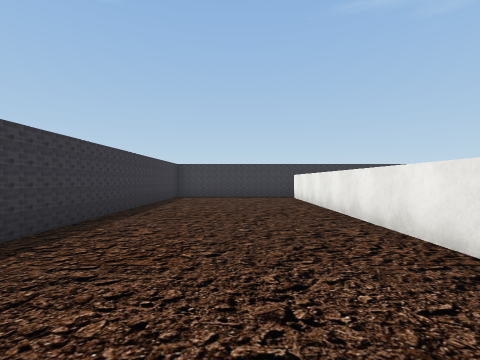
View 1 (above)

24 first-person views from a walk through a 3-D level made in the Unity game engine. The camera is 1.5 m above the floor, looks level and sees 85° across. The floor is counted in squares, 2.4 m on a side. Each view is taken from the middle of a square. On the plan, view 1 faces up. The plan holds only what a view shows up to about 9 squares ahead; the rest is blank. The place goes on beyond the plan. The player character is not drawn. Some surface patterns are stand-ins.

View 2
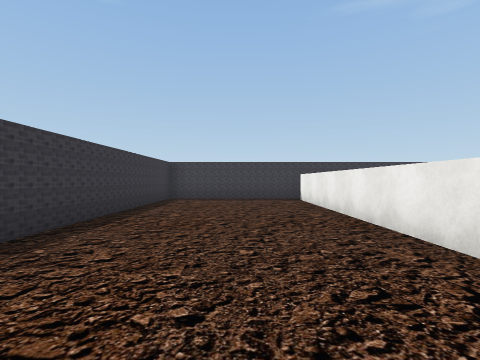

View 3
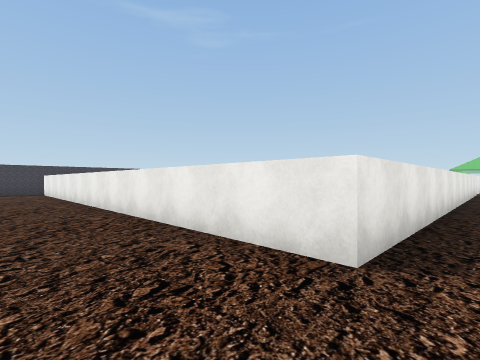

View 4
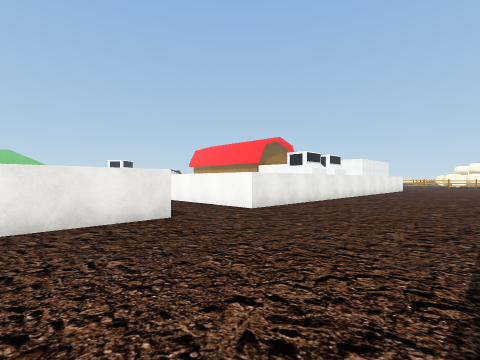

View 5
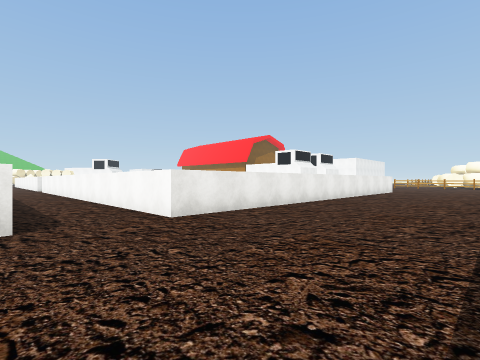

View 6
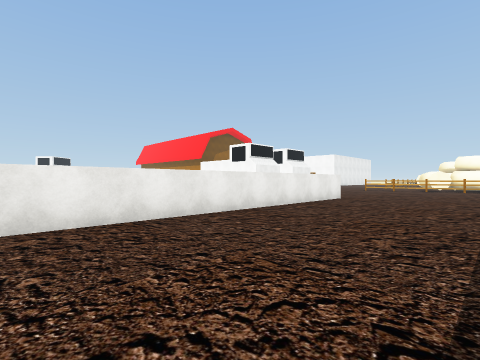

View 7
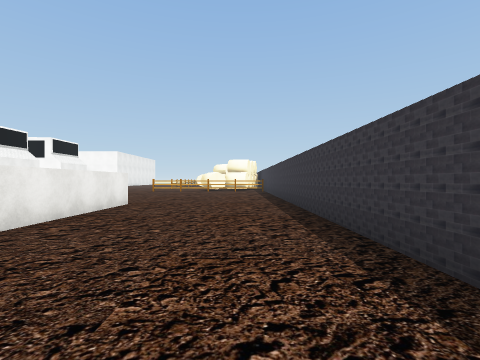

View 8
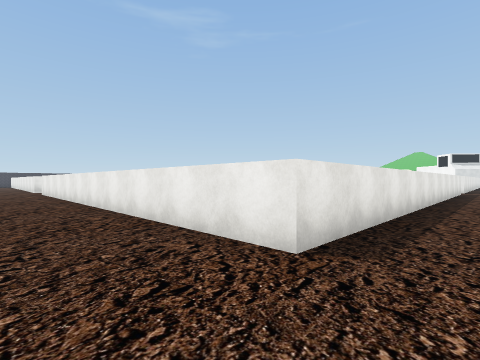

View 9
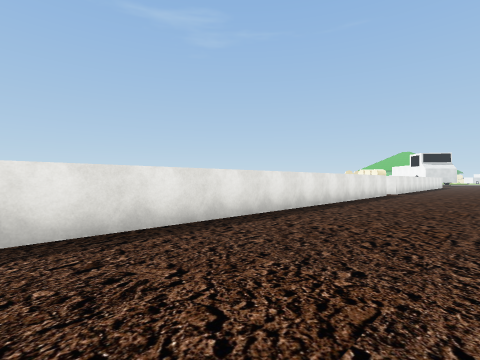

View 10
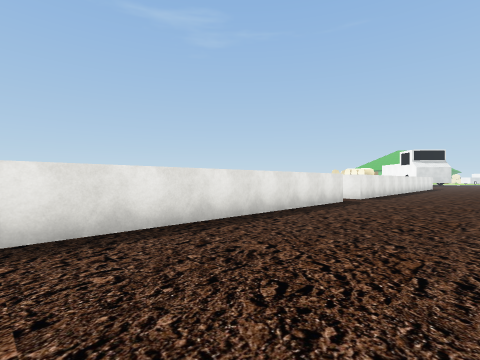

View 11
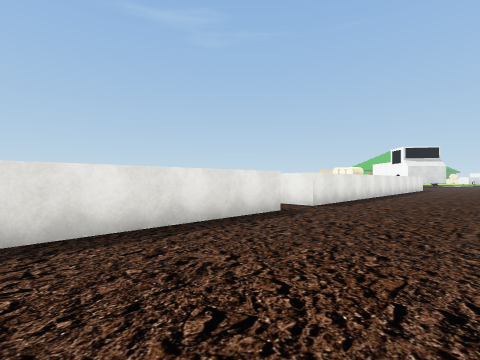

View 12
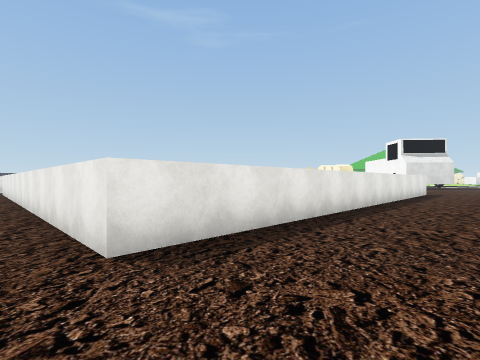

View 13
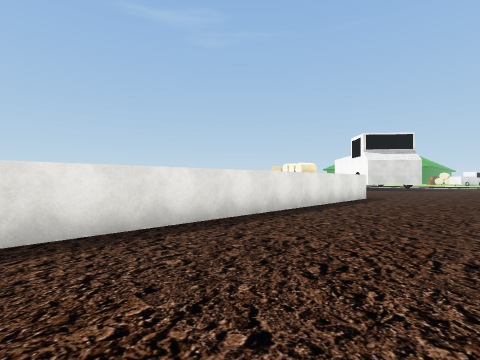

View 14
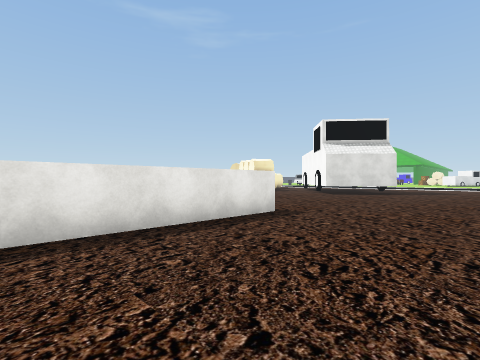

View 15
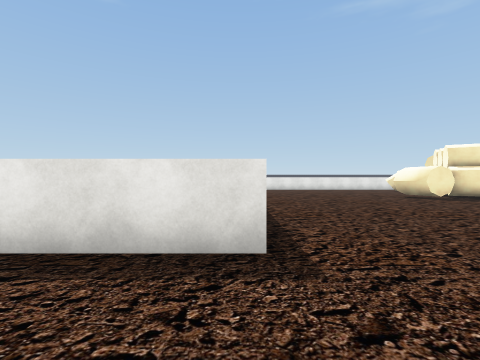

View 16
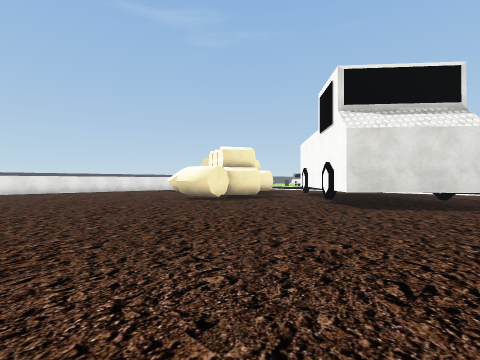

View 17
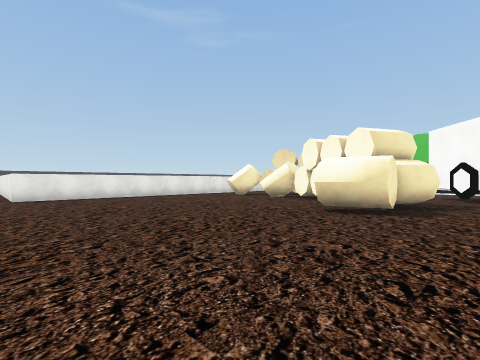

View 18
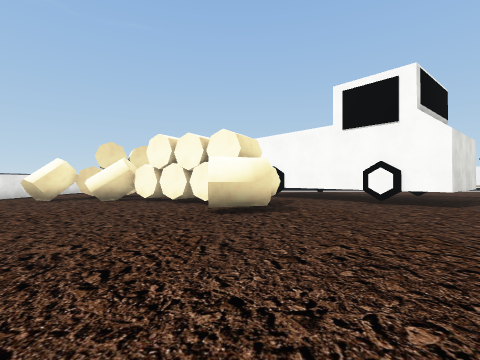

View 19
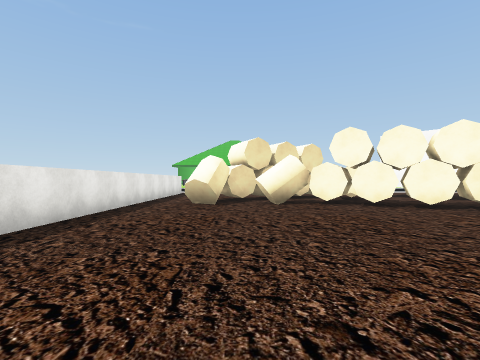

View 20
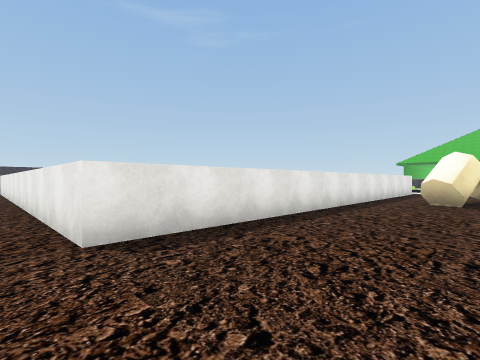

View 21
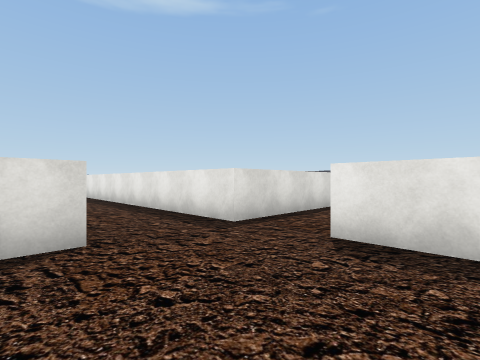

View 22
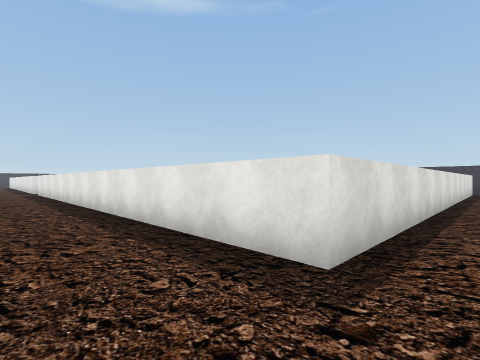

View 23
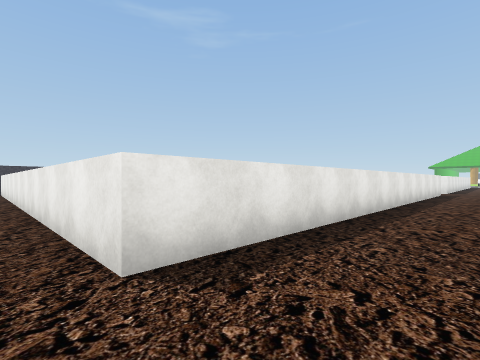

View 24
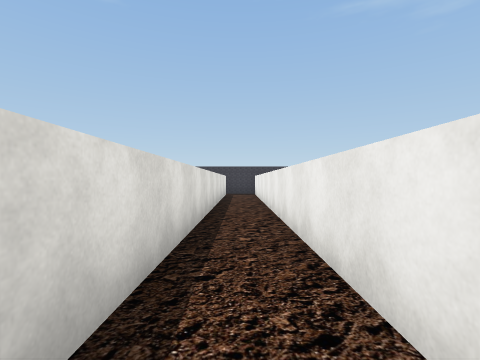

### Floor plan
Key: @ floor where view 1 was taken; # wall or solid block; . floor; ^ raised ledge; O other object.
Columns run from 3 left of view 1 to 38 right of it. Each row starts with its distance up from view 1.
 10 ######
  9 #....^
  8 #....^
  7 #....^           ^.^           ^
  6 #....^           ^.^           ^ ^
  5 #....^           ^.^           ^ ^
  4 #....^           ^.^           ^.^
  3 #....^           ^.^           ^.^
  2  ....^           ^.^           ^.^
  1   ...^           ^.^           ^.^
  0    @.^           ^.^           ^.^
 -1  ....^           ^.^           ^.^
 -2  ....^            .^           ^.^
 -3  ....^^^^^^^^^^^  .^^^^^^^^^^^^^.^^^^^^^^^
 -4  .............    ........................
 -5  ............     ......................OO
 -6  ....^^^^^^^^                  ^.........O
 -7  ....^                          ........OO
 -8  ....^             ^            ........OO
 -9  ....^             ^            ........OO
-10  ....^             ^            .......OOO
-11  ....^            .^            .....OOO..
-12  ....^            .^            .......O..
-13 #....^            .^            .........#
-14 #....^            .^            ........##
-15 #....^            .^            .......#
-16 #....^            .^           ^......#^
-17 #....^^^^^^^^^^^^^.^^^^^^^^^^^^^.......##.
-18 #.........................................
-19 #......................................
-20 #......................................
-21       ...............................

Where each view was taken, in squares from view 1:
view 1: 0 up, 0 right, facing up
view 2: 1 up, 0 right, facing up
view 3: 4 down, 0 right, facing up-right
view 4: 1 down, 2 left, facing down-right
view 5: 3 down, 2 left, facing down-right
view 6: 9 down, 2 left, facing down-right
view 7: 11 down, 1 left, facing down
view 8: 19 down, 0 right, facing up-right
view 9: 21 down, 3 right, facing up-right
view 10: 21 down, 7 right, facing up-right
view 11: 21 down, 10 right, facing up-right
view 12: 20 down, 15 right, facing up-right
view 13: 21 down, 19 right, facing up-right
view 14: 21 down, 24 right, facing up-right
view 15: 20 down, 28 right, facing up
view 16: 18 down, 29 right, facing up-right
view 17: 13 down, 29 right, facing up-right
view 18: 11 down, 29 right, facing right
view 19: 6 down, 30 right, facing right
view 20: 6 down, 29 right, facing up-right
view 21: 6 down, 31 right, facing up-left
view 22: 5 down, 29 right, facing up-left
view 23: 5 down, 15 right, facing up-right
view 24: 2 down, 15 right, facing up
